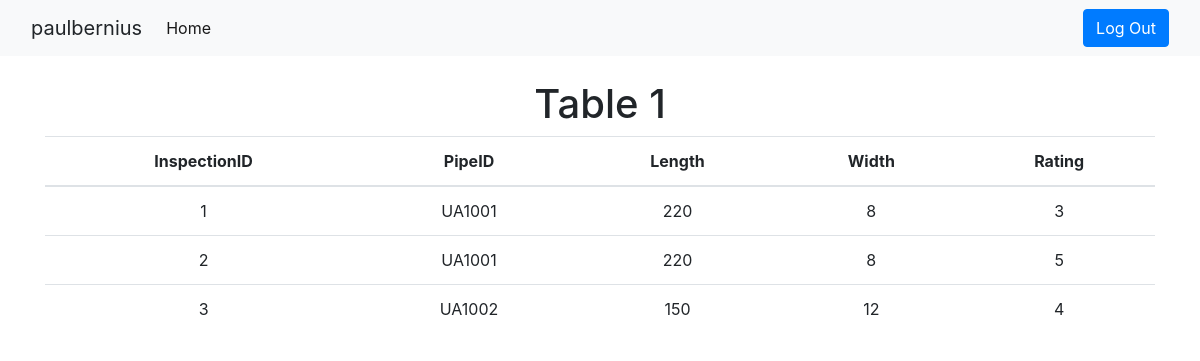
The app's page / (signed in) with its own data.
### InfraTieDemo/models.py (models this page shows, shortened)
class Table1(models.Model):
    InspectionID = models.IntegerField(primary_key=True)
    PipeID = models.CharField(max_length=6)
    Length = models.IntegerField(default=0)
    Width = models.IntegerField(default=0)
    Rating = models.IntegerField(default=0)

### InfraTieDemo/views.py (the view)
# urls.py: path('', views.home, name='home'), # Home URL
def home(request):
    model = Table1 # Use Table1 for model
    fields = ['InspectionID', 'PipeID', 'Length', 'Width', 'Rating'] # Use these fields from model
    context = {} # Init context
    context["dataset"] = Table1.objects.all() # Fill context dict with all objects in Table1
    return render(request, "home.html", context) # Render with request, source, and context dict

### InfraTieDemo/templates/home.html (shortened to what this page needs)
{% extends 'base.html' %}
{% block content %}
{% if user.is_authenticated %}
    <nav class="navbar navbar-expand-lg navbar-light bg-light">
        <div class="container-fluid">
            <a style="cursor: pointer;" class="navbar-brand" onclick="window.location.href='{% url 'home' %}';">{{ user.username }}</a>
          <div class="collapse navbar-collapse" id="navbarText">
            <ul class="navbar-nav me-auto mb-2 mb-lg-0">
                <li class="nav-item">
                    <a style="cursor: pointer;" class="nav-link active" aria-current="page" onclick="window.location.href='{% url 'home' %}';">Home</a>
                </li>
            </ul>
          </div>
          <ul class="nav navbar-nav navbar-right">
            <li class="nav-item">
                <input class="btn btn-primary" type="button" onclick="window.location.href='{% url 'logout' %}';" value="Log Out" >
              </li>
        </ul>
        </div>
      </nav>
    <br/>
    <div class="container" style="text-align: center;">
        <table class="table table-hover align-middle">
            <h1 style="text-align: center;">Table 1</h1>
            <thead>
            <tr>
                <th scope="col" style="text-align: center;">InspectionID</th>
                <th scope="col" style="text-align: center;">PipeID</th>
                <th scope="col" style="text-align: center;">Length</th>
                <th scope="col" style="text-align: center;">Width</th>
                <th scope="col" style="text-align: center;">Rating</th>
            </tr>
            </thead>
            <tbody>
                {% for data in dataset %}
                <tr class="clickable-row" data-link="./{{ data.InspectionID }}/detail">
                    <td scope="row" style="text-align: center;">{{ data.InspectionID }}</a>
                    <td style="text-align: center;">{{ data.PipeID }}</td>
                    <td style="text-align: center;">{{ data.Length}}</td>
                    <td style="text-align: center;">{{ data.Width}}</td>
                    <td style="text-align: center;">{{ data.Rating}}</td>
                </tr>
                {% endfor %}
            </tbody>
        </table>
      </div>
{% else %}
    <div class="container" style="text-align: center;">
        <h1 style="text-align: center;">You are not logged in</h1>
        <input class="btn btn-primary" type="button" onclick="window.location.href='{% url 'login' %}';" value="Log In" />
    </div>
{% endif %}
{% endblock %}

### records on screen
Table1: InspectionID "1", PipeID "UA1001", Length "220", Width "8", Rating "3"
Table1: InspectionID "2", PipeID "UA1001", Length "220", Width "8", Rating "5"
Table1: InspectionID "3", PipeID "UA1002", Length "150", Width "12", Rating "4"

### other values on screen
{{ user.username }} "paulbernius"
